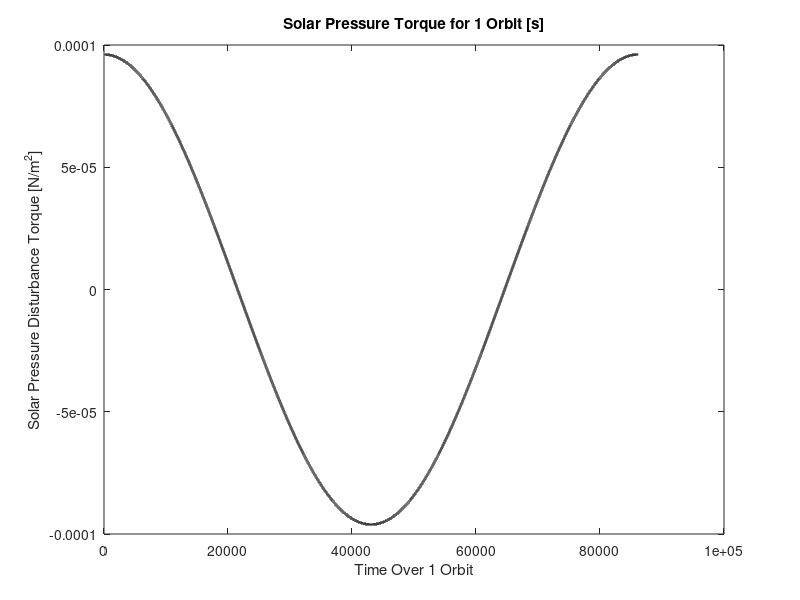
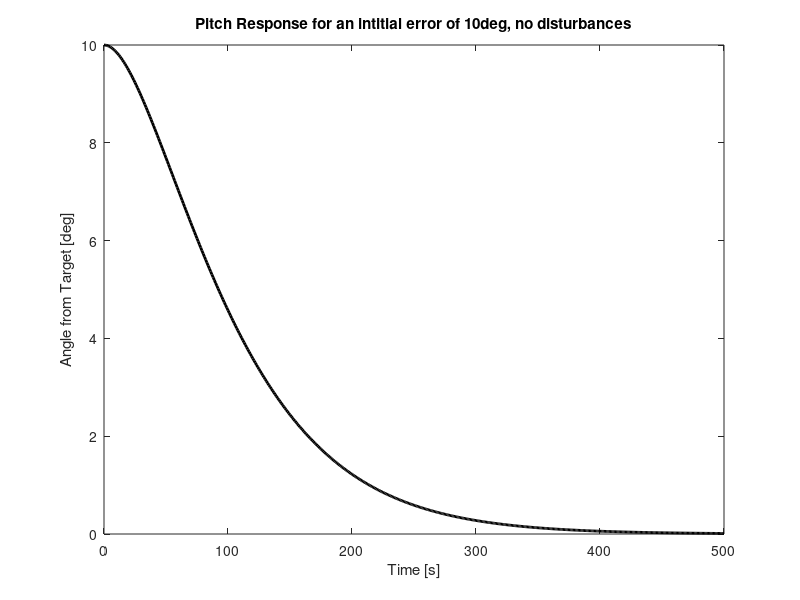
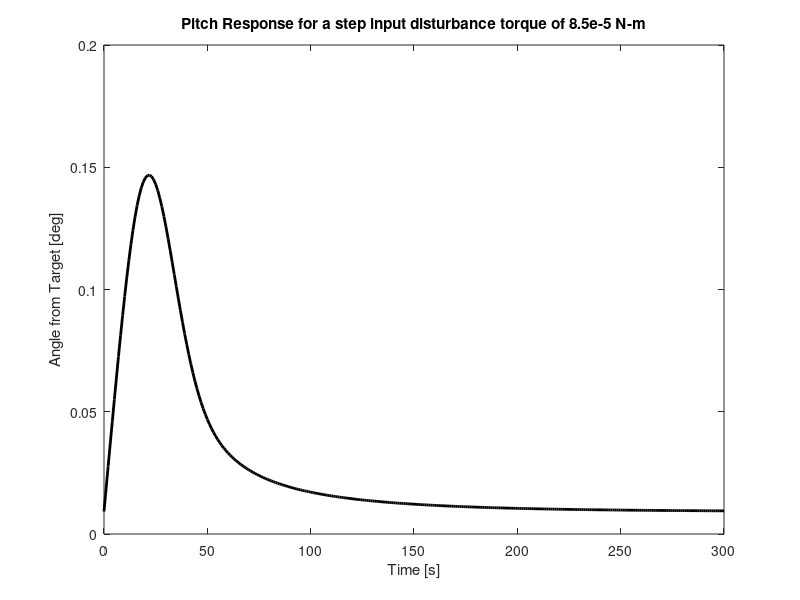
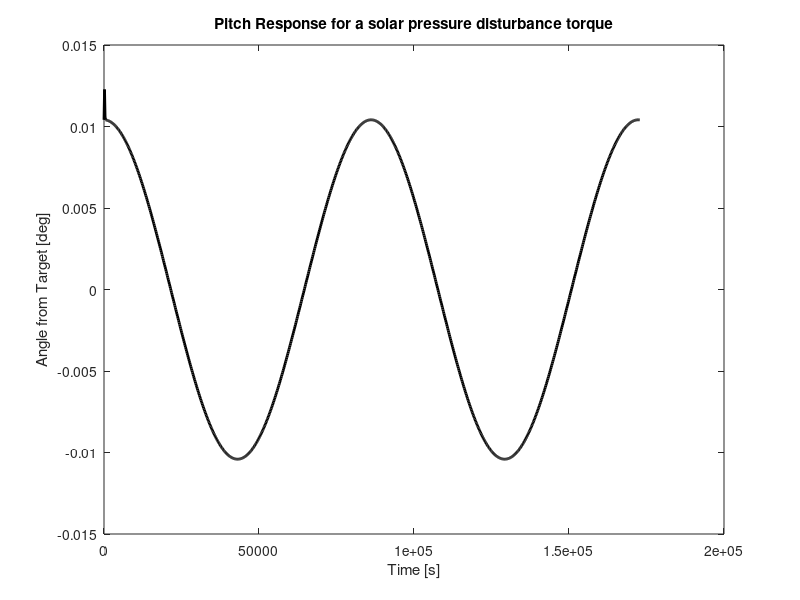

MATLAB code for these plots, in order: (Note: this script raises an error after producing the figures.)
clear all
clc
close all


% MAE 445: Homework #8

% Part B

P = 4.4644*(10^(-6));
A = 15.38;
q=0.4;
Cp_g=1;
w0=7.2922*(10^(-5));
T=2*pi/w0;
t=0:T;

Tr = P.*A.*(1+q).*Cp_g.*cos(w0.*t);

figure(1)
plot(t,Tr,'k','linewidth',2)
xlabel('Time Over 1 Orbit')
ylabel('Solar Pressure Disturbance Torque [N/m^2]')
title('Solar Pressure Torque for 1 Orbit [s]')

% Part K

% Case 1

theta0 = 10*pi/180;
tau = 55;

t = 0:500;

theta = (theta0.*(1+(t./tau)).*exp(-t/tau));

figure(2)
plot(t,180.*theta./pi,'k','linewidth',2)
xlabel('Time [s]')
ylabel('Angle from Target [deg]')
title('Pitch Response for an intitial error of 10deg, no disturbances')

%% Case 2
clear all
clc

theta0=0;
F0 = 0.000085;
Kp = 0.529;
tau = 55;

t=0:300;

for i=1:length(t)


theta_n(i) = (theta0(i)*(1+(t(i)/tau)).*exp(-t(i)/tau));
theta_p(i) = F0/Kp; % This is the particular solution for a step input of a free response

theta(i) = theta_n(i)+theta_p(i);

theta0(i+1) = theta(i);



hold on

end

figure(3)
plot(t,theta*180/pi,'k','linewidth',2)
xlabel('Time [s]')
ylabel('Angle from Target [deg]')
title('Pitch Response for a step input disturbance torque of 8.5e-5 N-m')

%% Case 3
clear all
clc

theta0=0;
P = 4.4644*(10^(-6));
A = 15.38;
q=0.4;
Cp_g=1;
w0=7.2922*(10^(-5));
Kp = 0.529;
t=linspace(0,48*3600,1000);

Tr = P.*A.*(1+q).*Cp_g.*cos(w0.*t);

tau = 55;

for i=1:length(t)


theta_n(i) = (theta0(i)*(1+(t(i)/tau)).*exp(-t(i)/tau));
theta_p(i) = Tr(i)/Kp; % This is the particular solution for a step input of a free response

theta(i) = theta_n(i)+theta_p(i);

theta0(i+1) = theta(i);

hold on

end

figure(5)
plot(t,theta*180/pi,'k','linewidth',2)
xlabel('Time [s]')
ylabel('Angle from Target [deg]')
title('Pitch Response for a solar pressure disturbance torque')

%% Part m

%% Case 1

Kp = 0.529;
Iyy = 400;
tau_p=110;
tau=tau_p/2;


IC=[10*pi/180 0 0];
time=linspace(0,500,1000);
options=odeset('RelTol',1e-6);
[t,state]=ode45(@Hw_dot,time,IC,options);
theta=state(:,1);
theta_dot=state(:,2);
H_w=state(:,3);

P = 4.4644*(10^(-6));
A = 15.38;
q=0.4;
Cp_g=1;
w0=7.2922*(10^(-5));
T=2*pi/w0;
Tr_solar = P.*A.*(1+q).*Cp_g.*cos(w0.*t);
Tr_miss=8.5e-5;
Tr_natural=0;

Tr=Tr_natural;

T_control=Kp.*(theta+tau_p.*theta_dot);
theta_dot_dot=(Tr-T_control)/Iyy;

Torque=0.005*theta_dot_dot+T_control;


figure(6)
plot(t,H_w,'k','linewidth',2)
xlabel('Time [s]')
ylabel('Angular Momentum [N*m*s]')
title('Angular Momentum of Reaction Wheel, 10deg error, free response')

figure(7)
plot(t,Torque,'k','linewidth',2)
xlabel('Time [s]')
ylabel('Torque[N*m*s]')
title('Torque of Reaction Wheel, 10deg error, free response')

%% Case 2

Kp = 0.529;
Iyy = 400;
tau_p=110;
tau=tau_p/2;


IC=[0 0 0];
time=linspace(0,300,1000);
options=odeset('RelTol',1e-6);
[t,state]=ode45(@Hw_dot,time,IC,options);
theta=state(:,1);
theta_dot=state(:,2);
H_w=state(:,3);

P = 4.4644*(10^(-6));
A = 15.38;
q=0.4;
Cp_g=1;
w0=7.2922*(10^(-5));
T=2*pi/w0;
Tr_solar = P.*A.*(1+q).*Cp_g.*cos(w0.*t);
Tr_miss=8.5e-5;
Tr_natural=0;

Tr=Tr_miss;

T_control=Kp.*(theta+tau_p.*theta_dot);
theta_dot_dot=(Tr-T_control)/Iyy;

Torque=0.005*theta_dot_dot+T_control;


figure(6)
plot(t,H_w,'k','linewidth',2)
xlabel('Time [s]')
ylabel('Angular Momentum [N*m*s]')
title('Angular Momentum of Reaction Wheel, Misalignment Disturbance')

figure(7)
plot(t,Torque,'k','linewidth',2)
xlabel('Time [s]')
ylabel('Torque[N*m*s]')
title('Torque of Reaction Wheel, Misalignment Disturbance')

%% Case 3

Kp = 0.529;
Iyy = 400;
tau_p=110;
tau=tau_p/2;


IC=[0 0 0];
time=linspace(0,48*3600,10000);
options=odeset('RelTol',1e-6);
[t,state]=ode45(@Hw_dot,time,IC,options);
theta=state(:,1);
theta_dot=state(:,2);
H_w=state(:,3);

P = 4.4644*(10^(-6));
A = 15.38;
q=0.4;
Cp_g=1;
w0=7.2922*(10^(-5));
T=2*pi/w0;
Tr_solar = P.*A.*(1+q).*Cp_g.*cos(w0.*t);
Tr_miss=8.5e-5;
Tr_natural=0;

Tr=Tr_solar;

T_control=Kp.*(theta+tau_p.*theta_dot);
theta_dot_dot=(Tr-T_control)/Iyy;

Torque=0.005*theta_dot_dot+T_control;


figure(6)
plot(t,H_w,'k','linewidth',2)
xlabel('Time [s]')
ylabel('Angular Momentum [N*m*s]')
title('Angular Momentum of Reaction Wheel, solar pressure disturbance')

figure(7)
plot(t,Torque,'k','linewidth',2)
xlabel('Time [s]')
ylabel('Torque[N*m*s]')
title('Torque of Reaction Wheel, solar pressure disturbance')
axis([0 18e4 -1e-4 1e-4])























